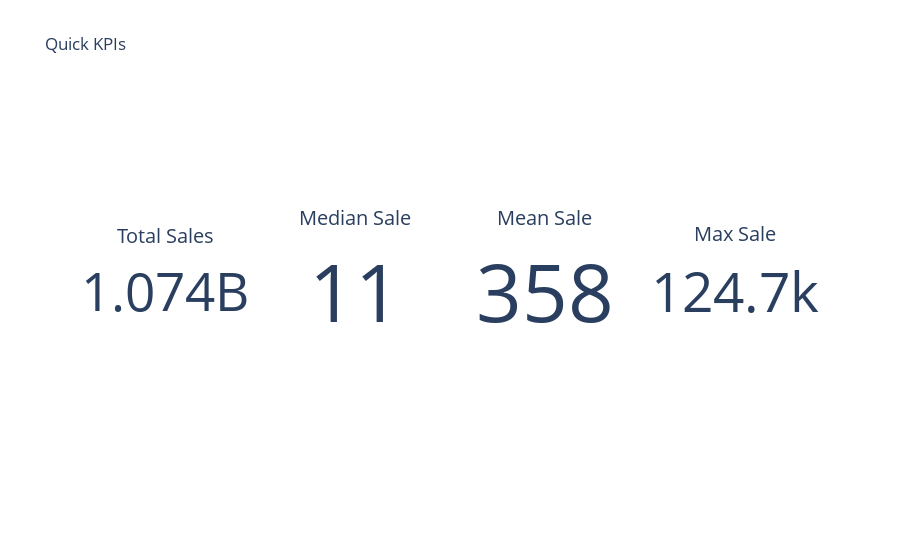

This figure's notebook cell:
### Markdown cell above
## 10) KPIs

### Code cell
total_sales = train['sales'].sum()
median_sales = train['sales'].median()
mean_sales = train['sales'].mean()
max_sale = train['sales'].max()

kpi_fig = go.Figure()
kpi_fig.add_trace(go.Indicator(mode="number", value=total_sales, title={"text": "Total Sales"}, domain={'row': 0, 'column': 0}))
kpi_fig.add_trace(go.Indicator(mode="number", value=median_sales, title={"text": "Median Sale"}, domain={'row': 0, 'column': 1}))
kpi_fig.add_trace(go.Indicator(mode="number", value=mean_sales, title={"text": "Mean Sale"}, domain={'row': 0, 'column': 2}))
kpi_fig.add_trace(go.Indicator(mode="number", value=max_sale, title={"text": "Max Sale"}, domain={'row': 0, 'column': 3}))
kpi_fig.update_layout(grid={'rows': 1, 'columns': 4}, title="Quick KPIs")

### Figure 1 — Plotly figure (JSON) as saved in the notebook; plotly's stock layout.template omitted (floating-point values rounded to 4 significant figures)
{"data": [{"domain": {"column": 0, "row": 0}, "mode": "number", "title": {"text": "Total Sales"}, "type": "indicator", "value": 1074000000.0}, {"domain": {"column": 1, "row": 0}, "mode": "number", "title": {"text": "Median Sale"}, "type": "indicator", "value": 11}, {"domain": {"column": 2, "row": 0}, "mode": "number", "title": {"text": "Mean Sale"}, "type": "indicator", "value": 357.8}, {"domain": {"column": 3, "row": 0}, "mode": "number", "title": {"text": "Max Sale"}, "type": "indicator", "value": 124717}], "layout": {"grid": {"columns": 4, "rows": 1}, "title": {"text": "Quick KPIs"}}}
